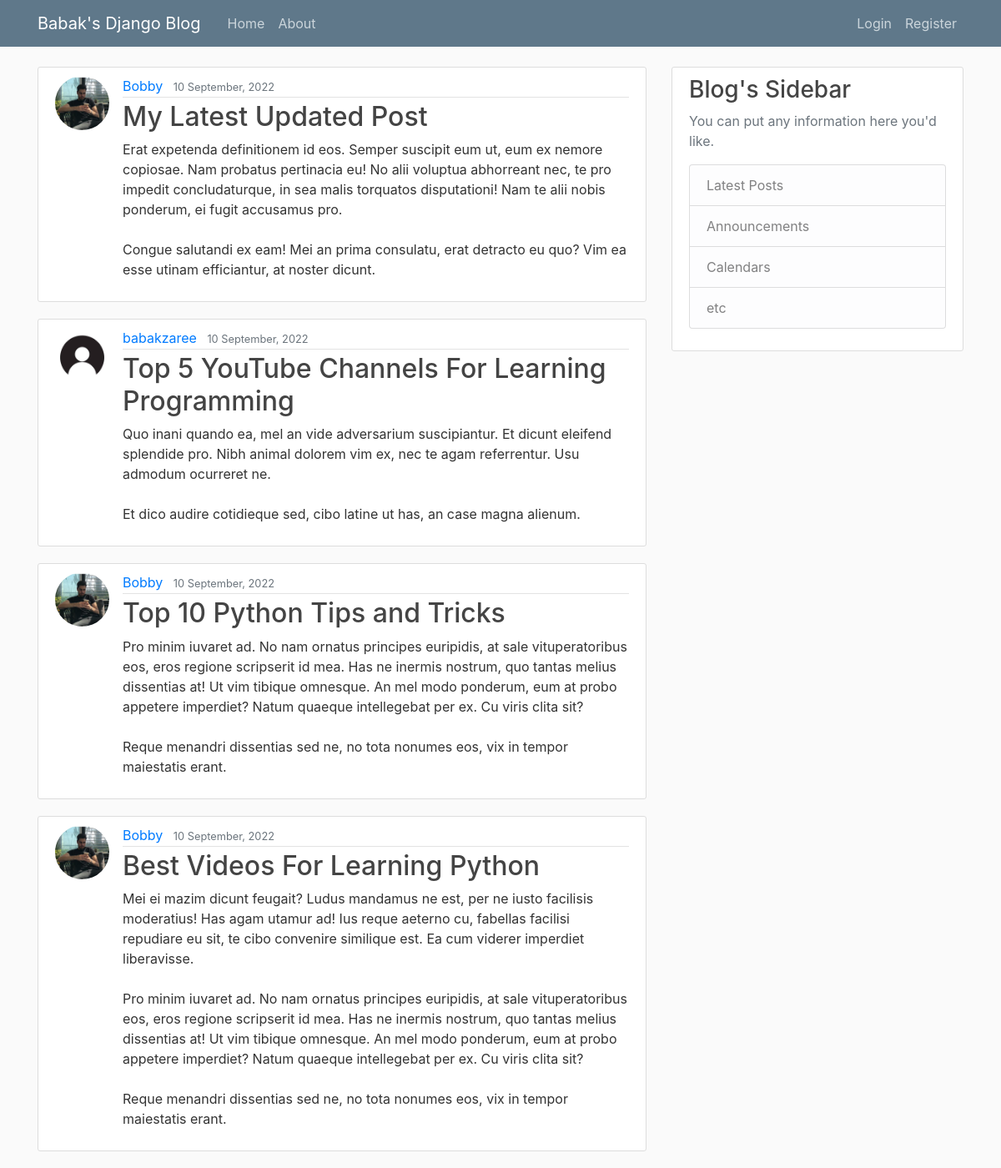
The page / on the database its author committed.
### blog/models.py (models this page shows, shortened)
class Post(models.Model):
    title = models.CharField(max_length= 100)
    content = models.TextField()
    date_posted = models.DateTimeField(default=timezone.now)
    author = models.ForeignKey(User, on_delete=models.CASCADE)

### users/models.py (models this page shows, shortened)
class Profile(models.Model):
    user = models.OneToOneField(User, on_delete=models.CASCADE)
    image = models.ImageField(default='default.jpg', upload_to='profile_pics')

### blog/views.py (the view)
# urls.py: path('', PostListView.as_view(), name='blog-home'),
class PostListView(ListView):
    model = Post
    template_name ='blog/home.html'
    context_object_name = 'posts'
    ordering = ['-date_posted']
    paginate_by = 4

### blog/templates/blog/home.html
{% extends "blog/base.html" %}
{% block content %}
    {% for post in posts %}
        <article class="media content-section">
          <img class="rounded-circle article-img" src="{{ post.author.profile.image.url }}">
          <div class="media-body">
            <div class="article-metadata">
              <a class="mr-2" href="#">{{ post.author }}</a>
              <small class="text-muted">{{ post.date_posted|date:"d F, Y" }}</small>
            </div>
            <h2><a class="article-title" href={% url 'post-detail' post.id %}>{{ post.title }}</a></h2>
            <p class="article-content">{{ post.content }}</p>
          </div>
        </article>
    {% endfor %}
{% endblock content %}

### blog/static/blog/main.css (style rules this page uses)
body { background: #fafafa; color: #333333; margin-top: 5rem; }
h1, h2, h3, h4, h5, h6 { color: #444444; }
.content-section { background: #ffffff; padding: 10px 20px; border: 1px solid #dddddd; border-radius: 3px; margin-bottom: 20px; }
.article-title { color: #444444; }
.article-content { white-space: pre-line; }
.article-img { height: 65px; width: 65px; margin-right: 16px; }
.article-metadata { padding-bottom: 1px; margin-bottom: 4px; border-bottom: 1px solid #e3e3e3 }

### rows shown on the page
Post: author.profile.image (picture), author "Bobby", date_posted "10 September, 2022", title "My Latest Updated Post", content "Erat expetenda definitionem id eos. Semper suscipit eum ut, eum ex nemore copiosae. Nam probatus pertinacia eu! No alii voluptua abhorreant nec, te pro impedit concludaturque, in sea malis torquatos disputationi! Nam te alii nobis ponderum, ei fugit accusamus pro. Congue salutandi ex eam! Mei an prima consulatu, erat detracto eu quo? Vim ea esse utinam efficiantur, at noster dicunt."
Post: author.profile.image (placeholder picture), author "babakzaree", date_posted "10 September, 2022", title "Top 5 YouTube Channels For Learning Programming", content "Quo inani quando ea, mel an vide adversarium suscipiantur. Et dicunt eleifend splendide pro. Nibh animal dolorem vim ex, nec te agam referrentur. Usu admodum ocurreret ne. Et dico audire cotidieque sed, cibo latine ut has, an case magna alienum."
Post: author.profile.image (picture), author "Bobby", date_posted "10 September, 2022", title "Top 10 Python Tips and Tricks", content "Pro minim iuvaret ad. No nam ornatus principes euripidis, at sale vituperatoribus eos, eros regione scripserit id mea. Has ne inermis nostrum, quo tantas melius dissentias at! Ut vim tibique omnesque. An mel modo ponderum, eum at probo appetere imperdiet? Natum quaeque intellegebat per ex. Cu viris clita sit? Reque menandri dissentias sed ne, no tota nonumes eos, vix in tempor maiestatis erant."
Post: author.profile.image (picture), author "Bobby", date_posted "10 September, 2022", title "Best Videos For Learning Python", content "Mei ei mazim dicunt feugait? Ludus mandamus ne est, per ne iusto facilisis moderatius! Has agam utamur ad! Ius reque aeterno cu, fabellas facilisi repudiare eu sit, te cibo convenire similique est. Ea cum viderer imperdiet liberavisse. Pro minim iuvaret ad. No nam ornatus principes euripidis, at sale vituperatoribus eos, eros regione scripserit id mea. Has ne inermis nostrum, quo tantas melius dissentias at! Ut vim tibique omnesque. An mel modo ponderum, eum at probo appetere imperdiet? Natum quaeque intellegebat per ex. Cu viris clita sit? Reque menandri dissentias sed ne, no tota nonumes eos, vix in tempor maiestatis erant."
